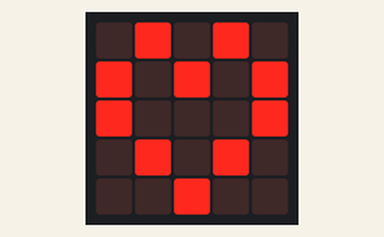
Recording of a program running on a simulated BBC micro:bit (MakeCode). On the bench: the board's 5×5 LED display.

Above: at 0.2 s.
At 0.7 s:
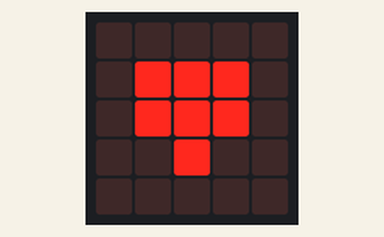

The program:

main.ts
```typescript
basic.forever(function () {
    basic.pause(100)
    basic.showLeds(`
        . # . # .
        # . # . #
        # . . . #
        . # . # .
        . . # . .
        `)
    basic.pause(100)
    basic.showLeds(`
        . . . . .
        . # # # .
        . # # # .
        . . # . .
        . . . . .
        `)
})
```

test.ts
```typescript
// testes vão aqui; isto não será compilado quando este pacote for usado como uma extensão.
```

Measured:
- what the display in image 0 shows lasts 0.5 s, from 0.1 s to 0.6 s
